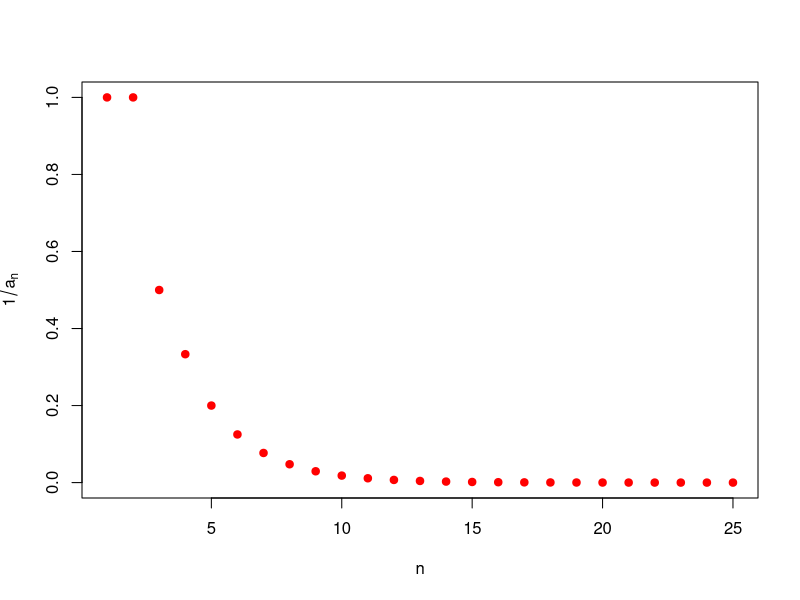
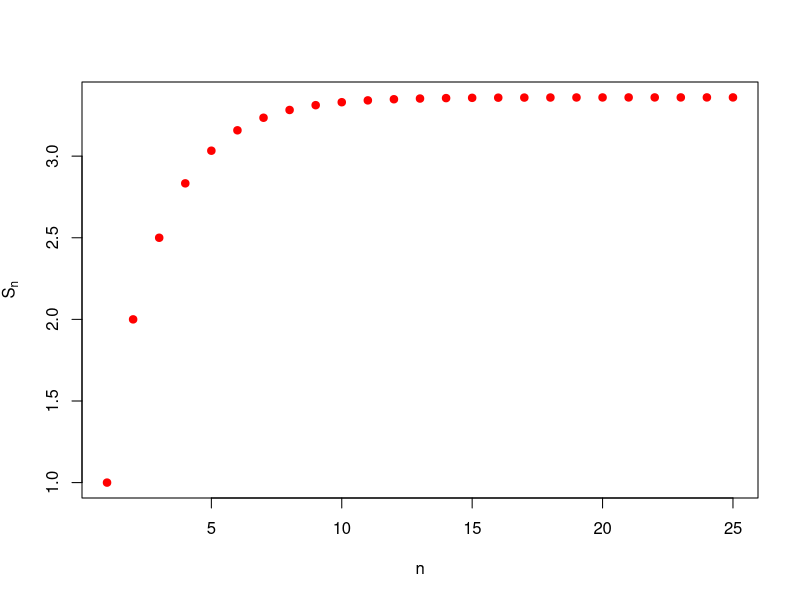

Recreate these plots in R, in order.
## ---- chunk 1
knitr::opts_chunk$set(echo = TRUE)
#reticulate::use_python("/Users/juangabriel/anaconda3/bin/python")
#reticulate::py_install("sympy")
## ---- chunk 2
f=c(1,1,2,3)
n=25
for (i in 5:n){
  k=length(f)
  aux=f[k]+f[k-1]
  f=c(f,aux)
}

  
plot(1/f,pch=19,col="red",xlab="n",ylab=expression(1/a[n]))
## ---- chunk 3
plot(cumsum(1/f),pch=19,col="red",xlab="n",ylab=expression(S[n]))
